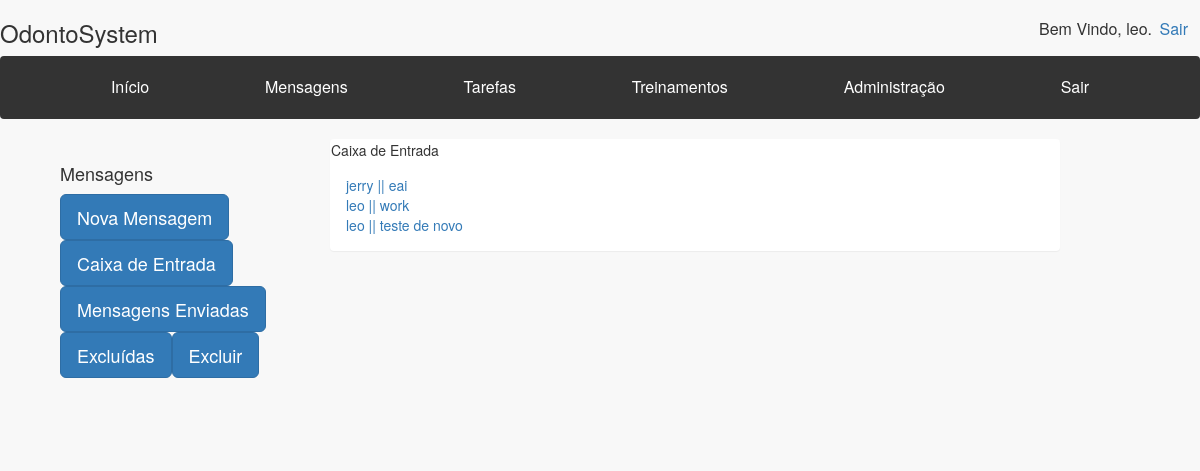
Page /view/Mensagem/caixa_entrada.php (signed in) on the committed database.
### tables this page shows
CREATE TABLE `mensagem` (
  `id_mensagem` int(11) NOT NULL,
  `mensagem` varchar(45) NOT NULL,
  `data` date DEFAULT NULL,
  `id_funcionario_remetente` int(11) NOT NULL,
  `id_funcionario_destinatario` int(11) NOT NULL,
  `excluido` int(11) DEFAULT NULL,
  `assunto` varchar(45) NOT NULL,
  `visualizado` int(11) DEFAULT NULL
);

CREATE TABLE `funcionario` (
  `id_funcionario` int(11) NOT NULL,
  `nome` varchar(45) NOT NULL,
  `cpf` varchar(45) NOT NULL,
  `endereco` varchar(45) NOT NULL,
  `id_cargo` int(11) NOT NULL,
  `sexo` varchar(45) NOT NULL,
  `senha` varchar(10) NOT NULL,
  `ativo` int(11) DEFAULT NULL
);

### model/Mensagem.php (called while the page is built, shortened)
<?php
class Mensagem {
	public function listAll($id_funcionario_destinatario) {
		$conn = Banco::connect();
		$stmt = $conn->prepare("SELECT * FROM Mensagem WHERE excluido = 0 and id_funcionario_destinatario = :id_funcionario_destinatario");
		$stmt->bindParam(":id_funcionario_destinatario", $id_funcionario_destinatario);
		$stmt->execute();
		$results = $stmt->fetchAll(PDO::FETCH_ASSOC);
		return $results;
	}
	public static function returnNomeById($id_funcionario) {
		$conn = Banco::connect();
		$stmt = $conn->prepare("SELECT nome FROM Mensagem, Funcionario WHERE id_funcionario = :id_funcionario");
		$stmt->bindParam(":id_funcionario", $id_funcionario);
		$stmt->execute();
		$results = $stmt->fetchAll(PDO::FETCH_ASSOC);
		return $results[0]['nome'];
	}
}
?>

### controller/MensagemController.php (called while the page is built, shortened)
<?php
require_once($_SERVER['DOCUMENT_ROOT'] . "/OdontoSystem/model/Mensagem.php");
class MensagemController {
	public function listAll() {
		$mensagem = new Mensagem();
		$msgs = $mensagem->listAll($_SESSION['id_funcionario']);
		return $msgs;
	}
	public function returnNomeById($id_funcionario) {
		$nome = Mensagem::returnNomeById($id_funcionario);
		return $nome;
	}
}
?>

### view/Mensagem/caixa_entrada.php (the view)
<?php
require_once($_SERVER['DOCUMENT_ROOT'] . "/OdontoSystem/controller/MensagemController.php");
require_once("../header.php");
$mensagemcontroller = new MensagemController();
$msgs = $mensagemcontroller->listAll();
?>
<body>
    <div class="container">
        <div class="row">
            <div class="col-lg-3">
                <div class="panel-body">
                <h4>Mensagens</h4>
                    <p>
                        <a href="/OdontoSystem/view/Mensagem/nova_mensagem.php" class="btn btn-primary btn-lg botao">Nova Mensagem</button><br>
                        <a href="/OdontoSystem/view/Mensagem/caixa_entrada.php" class="btn btn-primary btn-lg botao">Caixa de Entrada</button><br>
                        <a href="/OdontoSystem/view/Mensagem/mensagens_enviadas.php" class="btn btn-primary btn-lg botao">Mensagens Enviadas</button><br>
                        <a href="/OdontoSystem/view/Mensagem/mensagens_excluidas.php" class="btn btn-primary btn-lg botao">Excluídas</button><br>
                        <a href="#" class="btn btn-primary btn-lg botao">Excluir</a><br>
                        <br>
                        <br>
                    </p>
                </div>
            </div>
            <div class="col-lg-8">
                <div class="panel">
                    <div class="panel-heding">
                        Caixa de Entrada
                    </div>
                    <div class="panel-body">
                        <?php
                            foreach ($msgs as $key => $value) {
                                $nome_remetente = $mensagemcontroller->returnNomeById($value['id_funcionario_remetente']);
                                $id_mensagem = $value['id_mensagem'];
                                echo "<a href='/OdontoSystem/view/Mensagem/visualizar_mensagem.php?id=$id_mensagem'> ". $nome_remetente . " || " . $value['assunto'] ." </a><br>";
                            }
                        ?>
                    </div>
                </div>
            </div>
        </div>
    </div>
</body>
</html>

### resources/css/sb-admin-2.css (style rules this page uses)
body { background-color: #f8f8f8; }

### rows in the picture
mensagem: id_funcionario_remetente.nome "jerry", assunto "eai"
mensagem: id_funcionario_remetente.nome "leo", assunto "work"
mensagem: id_funcionario_remetente.nome "leo", assunto "teste de novo"

### other values in the picture
$_SESSION['nome'] "leo"
